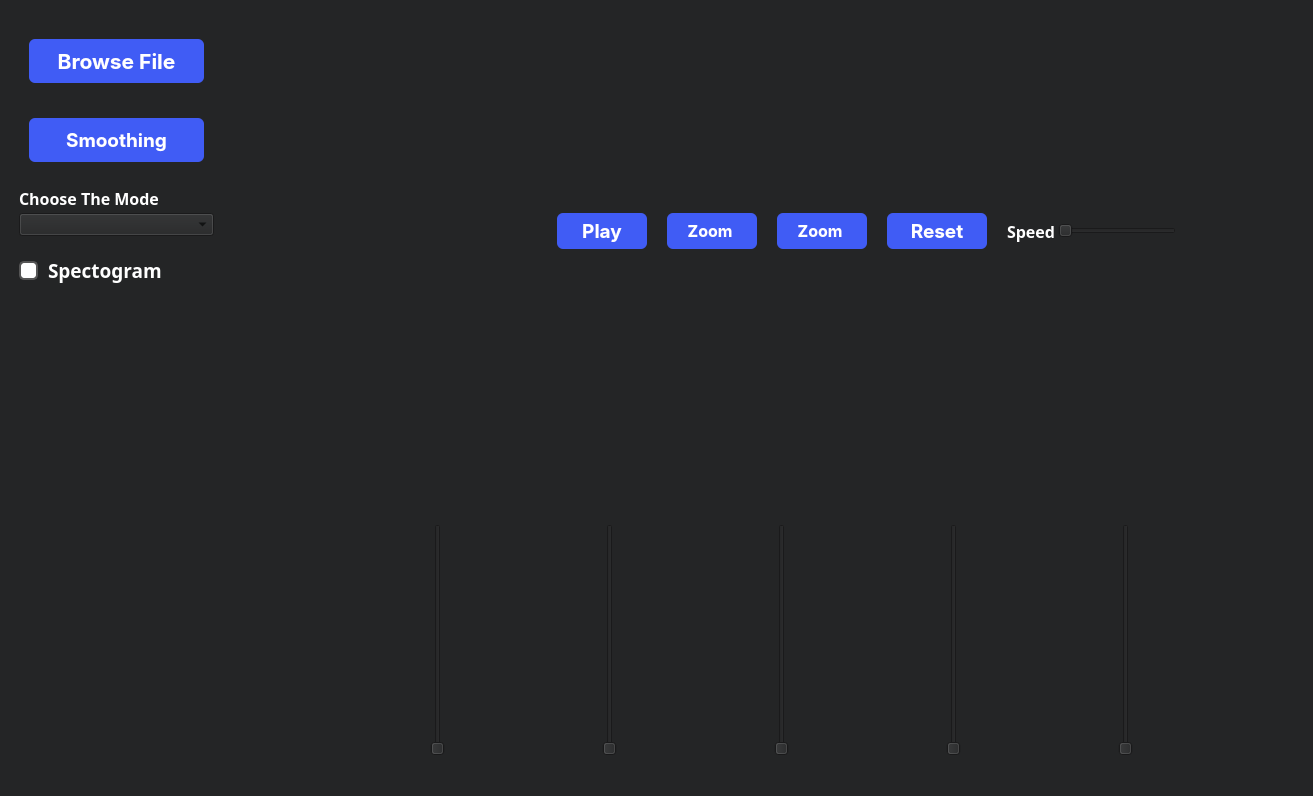
<?xml version="1.0" encoding="UTF-8"?>
<ui version="4.0">
 <class>MainWindow</class>
 <widget class="QMainWindow" name="MainWindow">
  <property name="geometry">
   <rect>
    <x>0</x>
    <y>0</y>
    <width>1313</width>
    <height>796</height>
   </rect>
  </property>
  <property name="windowTitle">
   <string>MainWindow</string>
  </property>
  <property name="styleSheet">
   <string notr="true">background-color: #242526;</string>
  </property>
  <widget class="QWidget" name="centralwidget">
   <layout class="QGridLayout" name="gridLayout">
    <item row="0" column="0">
     <layout class="QVBoxLayout" name="verticalLayout_2">
      <property name="spacing">
       <number>20</number>
      </property>
      <property name="leftMargin">
       <number>10</number>
      </property>
      <property name="topMargin">
       <number>20</number>
      </property>
      <property name="rightMargin">
       <number>40</number>
      </property>
      <item>
       <widget class="QPushButton" name="browseFile">
        <property name="font">
         <font>
          <family>-apple-system</family>
          <pointsize>16</pointsize>
          <bold>true</bold>
         </font>
        </property>
        <property name="styleSheet">
         <string notr="true">QPushButton{
  appearance: button;
  backface-visibility: hidden;
  background-color: #405cf5;
  border-radius: 6px;
  border-width: 0;
  box-shadow: rgba(50, 50, 93, .1) 0 0 0 1px inset,rgba(50, 50, 93, .1) 0 2px 5px 0,rgba(0, 0, 0, .07) 0 1px 1px 0;
  box-sizing: border-box;
  color: #fff;
  cursor: pointer;
  font-family: -apple-system,system-ui,&quot;Segoe UI&quot;,Roboto,&quot;Helvetica Neue&quot;,Ubuntu,sans-serif;
  font-size: 100%;
  height: 44px;
  line-height: 1.15;
 margin: 10px 10px;
  outline: none;
  overflow: hidden;
  padding: 0 10px;
  position: relative;
  text-align: center;
  text-transform: none;
  transform: translateZ(0);
  transition: all .2s,box-shadow .08s ease-in;
  touch-action: manipulation;
  width:155px;
}
QPushButton:hover{
background-color: #283999;
}
QPushButton:pressed{
background-color: #1c2973;
}
</string>
        </property>
        <property name="text">
         <string>Browse File</string>
        </property>
        <property name="icon">
         <iconset>
          <normaloff>icons/upload-.png</normaloff>icons/upload-.png</iconset>
        </property>
        <property name="iconSize">
         <size>
          <width>25</width>
          <height>25</height>
         </size>
        </property>
       </widget>
      </item>
      <item>
       <widget class="QPushButton" name="smoothingWindow">
        <property name="font">
         <font>
          <family>-apple-system</family>
          <pointsize>14</pointsize>
          <bold>true</bold>
         </font>
        </property>
        <property name="styleSheet">
         <string notr="true">QPushButton{
  appearance: button;
  backface-visibility: hidden;
  background-color: #405cf5;
  border-radius: 6px;
  border-width: 0;
  box-shadow: rgba(50, 50, 93, .1) 0 0 0 1px inset,rgba(50, 50, 93, .1) 0 2px 5px 0,rgba(0, 0, 0, .07) 0 1px 1px 0;
  box-sizing: border-box;
  color: #fff;
  cursor: pointer;
  font-family: -apple-system,system-ui,&quot;Segoe UI&quot;,Roboto,&quot;Helvetica Neue&quot;,Ubuntu,sans-serif;
  font-size: 100%;
  height: 44px;
  line-height: 1.15;
 margin: 5px 10px;
  outline: none;
  overflow: hidden;
  padding: 0 10px;
  position: relative;
  text-align: center;
  text-transform: none;
  transform: translateZ(0);
  transition: all .2s,box-shadow .08s ease-in;
  touch-action: manipulation;
  width:155px;
}
QPushButton:hover{
background-color: #283999;
}
QPushButton:pressed{
background-color: #1c2973;
}
</string>
        </property>
        <property name="text">
         <string>Smoothing</string>
        </property>
        <property name="icon">
         <iconset>
          <normaloff>icons/signal-1-svgrepo-com.png</normaloff>icons/signal-1-svgrepo-com.png</iconset>
        </property>
        <property name="iconSize">
         <size>
          <width>25</width>
          <height>25</height>
         </size>
        </property>
       </widget>
      </item>
      <item>
       <layout class="QVBoxLayout" name="verticalLayout" stretch="0,0">
        <property name="spacing">
         <number>3</number>
        </property>
        <item>
         <widget class="QLabel" name="label">
          <property name="font">
           <font>
            <family>Overpass SemiBold</family>
            <pointsize>12</pointsize>
            <bold>true</bold>
           </font>
          </property>
          <property name="styleSheet">
           <string notr="true">color:rgb(255, 255, 255)</string>
          </property>
          <property name="text">
           <string>Choose The Mode</string>
          </property>
         </widget>
        </item>
        <item>
         <widget class="QComboBox" name="modeList">
          <property name="styleSheet">
           <string notr="true">QComboBox {
    font-family: &quot;Overpass&quot;;
    font-weight: 600; /* Semibold */
    font-size: 10pt; /* Adjust the font size as needed */
}
</string>
          </property>
         </widget>
        </item>
       </layout>
      </item>
      <item>
       <widget class="QCheckBox" name="spectogram">
        <property name="font">
         <font>
          <family>Overpass SemiBold</family>
          <pointsize>14</pointsize>
          <bold>true</bold>
         </font>
        </property>
        <property name="styleSheet">
         <string notr="true">QCheckBox {
    spacing: 10px; /* Adjust the spacing between the checkbox and label */
color:white;
}

QCheckBox::indicator {
    width: 15px; /* Adjust the width of the checkbox indicator */
    height: 15px; /* Adjust the height of the checkbox indicator */
border-radius: 5px;
}

QCheckBox::indicator:unchecked {
    border: 2px solid #555; /* Border color of the unchecked checkbox */
    background-color: #fff; /* Background color of the unchecked checkbox */
}

QCheckBox::indicator:unchecked:hover {
    border: 2px solid #777; /* Border color when the unchecked checkbox is hovered */
}

QCheckBox::indicator:checked {
    border: 2px solid #192462; /* Border color of the checked checkbox */
    background-color: #405cf5; /* Background color of the checked checkbox */
}

QCheckBox::indicator:checked:hover {
    border: 2px solid #0C1231; /* Border color when the checked checkbox is hovered */
    background-color: #2C40AB; /* Background color when the checked checkbox is hovered */
}
</string>
        </property>
        <property name="text">
         <string>Spectogram</string>
        </property>
        <property name="iconSize">
         <size>
          <width>20</width>
          <height>20</height>
         </size>
        </property>
        <property name="tristate">
         <bool>false</bool>
        </property>
       </widget>
      </item>
      <item>
       <spacer name="verticalSpacer">
        <property name="orientation">
         <enum>Qt::Vertical</enum>
        </property>
        <property name="sizeHint" stdset="0">
         <size>
          <width>20</width>
          <height>40</height>
         </size>
        </property>
       </spacer>
      </item>
     </layout>
    </item>
    <item row="0" column="1">
     <layout class="QVBoxLayout" name="verticalLayout_5" stretch="2,1">
      <property name="spacing">
       <number>6</number>
      </property>
      <property name="leftMargin">
       <number>10</number>
      </property>
      <property name="rightMargin">
       <number>10</number>
      </property>
      <item>
       <layout class="QVBoxLayout" name="verticalLayout_4" stretch="2,2">
        <property name="spacing">
         <number>20</number>
        </property>
        <item>
         <layout class="QVBoxLayout" name="verticalLayout_3" stretch="5,1">
          <property name="spacing">
           <number>20</number>
          </property>
          <item>
           <layout class="QHBoxLayout" name="horizontalLayout">
            <item>
             <widget class="PlotWidget" name="graph1" native="true">
              <property name="styleSheet">
               <string notr="true">border-radius: 6px;</string>
              </property>
             </widget>
            </item>
            <item>
             <widget class="PlotWidget" name="graph2" native="true">
              <property name="styleSheet">
               <string notr="true">border-radius: 6px;</string>
              </property>
             </widget>
            </item>
           </layout>
          </item>
          <item>
           <layout class="QHBoxLayout" name="horizontalLayout_4">
            <item>
             <spacer name="horizontalSpacer_2">
              <property name="orientation">
               <enum>Qt::Horizontal</enum>
              </property>
              <property name="sizeHint" stdset="0">
               <size>
                <width>40</width>
                <height>20</height>
               </size>
              </property>
             </spacer>
            </item>
            <item>
             <widget class="QPushButton" name="playPause">
              <property name="font">
               <font>
                <family>-apple-system</family>
                <pointsize>14</pointsize>
                <bold>true</bold>
               </font>
              </property>
              <property name="styleSheet">
               <string notr="true">QPushButton{
appearance: button;
backface-visibility: hidden;
background-color: #405cf5;
border-radius: 6px;
border-width: 0;
box-shadow: rgba(50, 50, 93, .1) 0 0 0 1px inset,rgba(50, 50, 93, .1) 0 2px 5px 0,rgba(0, 0, 0, .07) 0 1px 1px 0;
box-sizing: border-box;
color: #fff;
cursor: pointer;
font-family: -apple-system,system-ui,&quot;Segoe UI&quot;,Roboto,&quot;Helvetica Neue&quot;,Ubuntu,sans-serif;
font-size: 100%;
height: 30px;
line-height: 1.15;
outline: none;
overflow: hidden;
padding: 3 10px;
position: relative;
text-align: center;
text-transform: none;
transform: translateZ(0);
transition: all .2s,box-shadow .08s ease-in;
user-select: none;
-webkit-user-select: none;
touch-action: manipulation;
width: 70px; /* Reduced width to 200 pixels */
}
QPushButton:hover{
background-color: #283999;
}
QPushButton:pressed{
background-color: #1c2973;
}</string>
              </property>
              <property name="text">
               <string>Play</string>
              </property>
              <property name="icon">
               <iconset>
                <normaloff>icons/play-square-svgrepo-com.png</normaloff>icons/play-square-svgrepo-com.png</iconset>
              </property>
              <property name="iconSize">
               <size>
                <width>25</width>
                <height>25</height>
               </size>
              </property>
             </widget>
            </item>
            <item>
             <widget class="QPushButton" name="zoomIn">
              <property name="font">
               <font>
                <family>-apple-system</family>
                <pointsize>12</pointsize>
                <bold>true</bold>
               </font>
              </property>
              <property name="styleSheet">
               <string notr="true">QPushButton{
appearance: button;
backface-visibility: hidden;
background-color: #405cf5;
border-radius: 6px;
border-width: 0;
box-shadow: rgba(50, 50, 93, .1) 0 0 0 1px inset,rgba(50, 50, 93, .1) 0 2px 5px 0,rgba(0, 0, 0, .07) 0 1px 1px 0;
box-sizing: border-box;
color: #fff;
cursor: pointer;
font-family: -apple-system,system-ui,&quot;Segoe UI&quot;,Roboto,&quot;Helvetica Neue&quot;,Ubuntu,sans-serif;
font-size: 100%;
height: 30px;
line-height: 1.15;
outline: none;
overflow: hidden;
padding: 3 10px;
position: relative;
text-align: center;
text-transform: none;
transform: translateZ(0);
transition: all .2s,box-shadow .08s ease-in;
user-select: none;
-webkit-user-select: none;
touch-action: manipulation;
width: 70px; /* Reduced width to 200 pixels */
}
QPushButton:hover{
background-color: #283999;
}
QPushButton:pressed{
background-color: #1c2973;
}</string>
              </property>
              <property name="text">
               <string>Zoom </string>
              </property>
              <property name="icon">
               <iconset>
                <normaloff>icons/plus-square-svgrepo-com.png</normaloff>icons/plus-square-svgrepo-com.png</iconset>
              </property>
              <property name="iconSize">
               <size>
                <width>25</width>
                <height>25</height>
               </size>
              </property>
             </widget>
            </item>
            <item>
             <widget class="QPushButton" name="zoomOut">
              <property name="font">
               <font>
                <family>-apple-system</family>
                <pointsize>12</pointsize>
                <bold>true</bold>
               </font>
              </property>
              <property name="styleSheet">
               <string notr="true">QPushButton{
appearance: button;
backface-visibility: hidden;
background-color: #405cf5;
border-radius: 6px;
border-width: 0;
box-shadow: rgba(50, 50, 93, .1) 0 0 0 1px inset,rgba(50, 50, 93, .1) 0 2px 5px 0,rgba(0, 0, 0, .07) 0 1px 1px 0;
box-sizing: border-box;
color: #fff;
cursor: pointer;
font-family: -apple-system,system-ui,&quot;Segoe UI&quot;,Roboto,&quot;Helvetica Neue&quot;,Ubuntu,sans-serif;
font-size: 100%;
height: 30px;
line-height: 1.15;
outline: none;
overflow: hidden;
padding: 3 10px;
position: relative;
text-align: center;
text-transform: none;
transform: translateZ(0);
transition: all .2s,box-shadow .08s ease-in;
user-select: none;
-webkit-user-select: none;
touch-action: manipulation;
width: 70px; /* Reduced width to 200 pixels */
}
QPushButton:hover{
background-color: #283999;
}
QPushButton:pressed{
background-color: #1c2973;
}</string>
              </property>
              <property name="text">
               <string>Zoom </string>
              </property>
              <property name="icon">
               <iconset>
                <normaloff>icons/minus-square-svgrepo-com.png</normaloff>icons/minus-square-svgrepo-com.png</iconset>
              </property>
              <property name="iconSize">
               <size>
                <width>25</width>
                <height>25</height>
               </size>
              </property>
             </widget>
            </item>
            <item>
             <widget class="QPushButton" name="reset">
              <property name="font">
               <font>
                <family>-apple-system</family>
                <pointsize>14</pointsize>
                <bold>true</bold>
               </font>
              </property>
              <property name="styleSheet">
               <string notr="true">QPushButton{
appearance: button;
backface-visibility: hidden;
background-color: #405cf5;
border-radius: 6px;
border-width: 0;
box-shadow: rgba(50, 50, 93, .1) 0 0 0 1px inset,rgba(50, 50, 93, .1) 0 2px 5px 0,rgba(0, 0, 0, .07) 0 1px 1px 0;
box-sizing: border-box;
color: #fff;
cursor: pointer;
font-family: -apple-system,system-ui,&quot;Segoe UI&quot;,Roboto,&quot;Helvetica Neue&quot;,Ubuntu,sans-serif;
font-size: 100%;
height: 30px;
line-height: 1.15;
outline: none;
overflow: hidden;
padding: 3 10px;
position: relative;
text-align: center;
text-transform: none;
transform: translateZ(0);
transition: all .2s,box-shadow .08s ease-in;
user-select: none;
-webkit-user-select: none;
touch-action: manipulation;
width: 80px; /* Reduced width to 200 pixels */
}
QPushButton:hover{
background-color: #283999;
}
QPushButton:pressed{
background-color: #1c2973;
}</string>
              </property>
              <property name="text">
               <string>Reset</string>
              </property>
              <property name="icon">
               <iconset>
                <normaloff>icons/reset-svgrepo-com.png</normaloff>icons/reset-svgrepo-com.png</iconset>
              </property>
              <property name="iconSize">
               <size>
                <width>25</width>
                <height>25</height>
               </size>
              </property>
             </widget>
            </item>
            <item>
             <layout class="QHBoxLayout" name="horizontalLayout_3">
              <property name="spacing">
               <number>3</number>
              </property>
              <item>
               <widget class="QLabel" name="label_2">
                <property name="font">
                 <font>
                  <family>Overpass SemiBold</family>
                  <pointsize>12</pointsize>
                  <bold>true</bold>
                 </font>
                </property>
                <property name="styleSheet">
                 <string notr="true">color:rgb(255, 255, 255)</string>
                </property>
                <property name="text">
                 <string>Speed</string>
                </property>
               </widget>
              </item>
              <item>
               <widget class="QSlider" name="speedSlider">
                <property name="orientation">
                 <enum>Qt::Horizontal</enum>
                </property>
               </widget>
              </item>
              <item>
               <spacer name="horizontalSpacer">
                <property name="orientation">
                 <enum>Qt::Horizontal</enum>
                </property>
                <property name="sizeHint" stdset="0">
                 <size>
                  <width>40</width>
                  <height>20</height>
                 </size>
                </property>
               </spacer>
              </item>
             </layout>
            </item>
           </layout>
          </item>
         </layout>
        </item>
        <item>
         <layout class="QHBoxLayout" name="horizontalLayout_2">
          <item>
           <widget class="PlotWidget" name="spectogram1" native="true">
            <property name="styleSheet">
             <string notr="true">border-radius: 6px;</string>
            </property>
           </widget>
          </item>
          <item>
           <widget class="PlotWidget" name="spectogram2" native="true">
            <property name="styleSheet">
             <string notr="true">border-radius: 6px;</string>
            </property>
           </widget>
          </item>
         </layout>
        </item>
       </layout>
      </item>
      <item>
       <widget class="QWidget" name="slidersWidget" native="true">
        <layout class="QHBoxLayout" name="horizontalLayout_5">
         <item>
          <widget class="QSlider" name="verticalSlider">
           <property name="orientation">
            <enum>Qt::Vertical</enum>
           </property>
          </widget>
         </item>
         <item>
          <widget class="QSlider" name="verticalSlider_2">
           <property name="orientation">
            <enum>Qt::Vertical</enum>
           </property>
          </widget>
         </item>
         <item>
          <widget class="QSlider" name="verticalSlider_3">
           <property name="orientation">
            <enum>Qt::Vertical</enum>
           </property>
          </widget>
         </item>
         <item>
          <widget class="QSlider" name="verticalSlider_4">
           <property name="orientation">
            <enum>Qt::Vertical</enum>
           </property>
          </widget>
         </item>
         <item>
          <widget class="QSlider" name="verticalSlider_5">
           <property name="orientation">
            <enum>Qt::Vertical</enum>
           </property>
          </widget>
         </item>
        </layout>
       </widget>
      </item>
     </layout>
    </item>
   </layout>
  </widget>
  <widget class="QMenuBar" name="menubar">
   <property name="geometry">
    <rect>
     <x>0</x>
     <y>0</y>
     <width>1313</width>
     <height>22</height>
    </rect>
   </property>
  </widget>
  <widget class="QStatusBar" name="statusbar"/>
 </widget>
 <customwidgets>
  <customwidget>
   <class>PlotWidget</class>
   <extends>QWidget</extends>
   <header>pyqtgraph</header>
   <container>1</container>
  </customwidget>
 </customwidgets>
 <resources>
  <include location="Resources.qrc"/>
 </resources>
 <connections/>
</ui>
